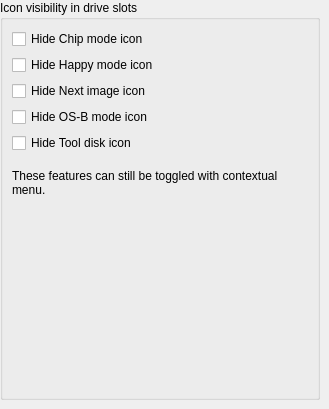
   <widget class="QWidget" name="page_iconsettings">
    <widget class="QGroupBox" name="diskGroup_2">
     <property name="geometry">
      <rect>
       <x>0</x>
       <y>0</y>
       <width>320</width>
       <height>400</height>
      </rect>
     </property>
     <property name="minimumSize">
      <size>
       <width>258</width>
       <height>208</height>
      </size>
     </property>
     <property name="title">
      <string>Icon visibility in drive slots</string>
     </property>
     <layout class="QGridLayout" name="gridLayout_12">
      <item row="4" column="0">
       <widget class="QCheckBox" name="hideNextImage">
        <property name="text">
         <string>Hide Next image icon</string>
        </property>
       </widget>
      </item>
      <item row="5" column="0">
       <widget class="QCheckBox" name="hideOSBMode">
        <property name="text">
         <string>Hide OS-B mode icon</string>
        </property>
       </widget>
      </item>
      <item row="2" column="0">
       <widget class="QCheckBox" name="hideChipMode">
        <property name="text">
         <string>Hide Chip mode icon</string>
        </property>
       </widget>
      </item>
      <item row="3" column="0">
       <widget class="QCheckBox" name="hideHappyMode">
        <property name="text">
         <string>Hide Happy mode icon</string>
        </property>
       </widget>
      </item>
      <item row="6" column="0">
       <widget class="QCheckBox" name="hideToolDisk">
        <property name="text">
         <string>Hide Tool disk icon</string>
        </property>
       </widget>
      </item>
      <item row="11" column="0">
       <spacer name="emulationSpacer2_3">
        <property name="orientation">
         <enum>Qt::Vertical</enum>
        </property>
        <property name="sizeHint" stdset="0">
         <size>
          <width>20</width>
          <height>40</height>
         </size>
        </property>
       </spacer>
      </item>
      <item row="7" column="0">
       <spacer name="verticalSpacer_7">
        <property name="orientation">
         <enum>Qt::Vertical</enum>
        </property>
        <property name="sizeType">
         <enum>QSizePolicy::Fixed</enum>
        </property>
        <property name="sizeHint" stdset="0">
         <size>
          <width>20</width>
          <height>10</height>
         </size>
        </property>
       </spacer>
      </item>
      <item row="8" column="0">
       <widget class="QLabel" name="warning2_7">
        <property name="text">
         <string>These features can still be toggled with contextual menu.</string>
        </property>
        <property name="wordWrap">
         <bool>true</bool>
        </property>
       </widget>
      </item>
     </layout>
    </widget>
   </widget>
